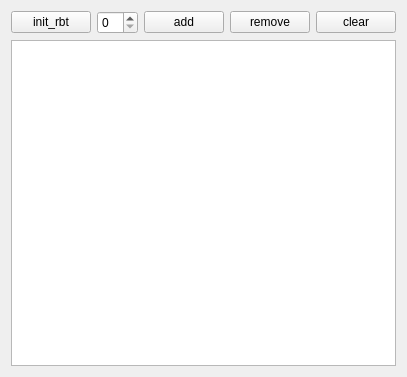
<?xml version="1.0" encoding="UTF-8"?>
<ui version="4.0">
 <class>RbtWidget</class>
 <widget class="QWidget" name="RbtWidget">
  <property name="geometry">
   <rect>
    <x>0</x>
    <y>0</y>
    <width>403</width>
    <height>377</height>
   </rect>
  </property>
  <property name="windowTitle">
   <string>Form</string>
  </property>
  <layout class="QGridLayout" name="gridLayout">
   <item row="0" column="0">
    <layout class="QHBoxLayout" name="horizontalLayout">
     <item>
      <widget class="QPushButton" name="initBtn">
       <property name="text">
        <string>init_rbt</string>
       </property>
      </widget>
     </item>
     <item>
      <widget class="QSpinBox" name="inputKey"/>
     </item>
     <item>
      <widget class="QPushButton" name="addBtn">
       <property name="text">
        <string>add</string>
       </property>
      </widget>
     </item>
     <item>
      <widget class="QPushButton" name="delBtn">
       <property name="text">
        <string>remove</string>
       </property>
      </widget>
     </item>
     <item>
      <widget class="QPushButton" name="clearBtn">
       <property name="text">
        <string>clear</string>
       </property>
      </widget>
     </item>
     <item>
      <spacer name="horizontalSpacer">
       <property name="orientation">
        <enum>Qt::Horizontal</enum>
       </property>
       <property name="sizeHint" stdset="0">
        <size>
         <width>40</width>
         <height>20</height>
        </size>
       </property>
      </spacer>
     </item>
    </layout>
   </item>
   <item row="1" column="0">
    <widget class="QGraphicsView" name="graphicsView"/>
   </item>
  </layout>
 </widget>
 <resources/>
 <connections/>
</ui>
